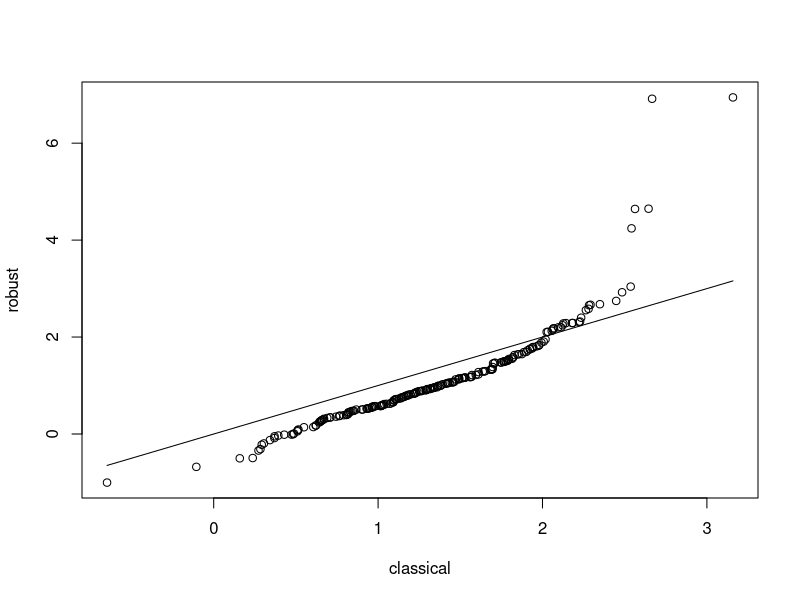

Reproduce this figure in R.
library(rrcov)


### Name: bus
### Title: Automatic vehicle recognition data
### Aliases: bus
### Keywords: datasets

### ** Examples

    ## Reproduce Table 6.3 from Maronna et al. (2006), page 213
    data(bus)
    bus <- as.matrix(bus)
    
    ## calculate MADN for each variable
    xmad <- apply(bus, 2, mad)      
    cat("\nMin, Max of MADN: ", min(xmad), max(xmad), "\n")


    ## MADN vary between 0 (for variable 9) and 34. Therefore exclude 
    ##  variable 9 and divide the remaining variables by their MADNs.
    bus1 <- bus[, -9]
    madbus <- apply(bus1, 2, mad)
    bus2 <- sweep(bus1, 2, madbus, "/", check.margin = FALSE)

    ## Compute classical and robust PCA (Spherical/Locantore, Hubert, MCD and OGK)    
    pca  <- PcaClassic(bus2)
    rpca <- PcaLocantore(bus2)
    pcaHubert <- PcaHubert(bus2, k=17, kmax=17, mcd=FALSE)
    pcamcd <- PcaCov(bus2, cov.control=CovControlMcd())
    pcaogk <- PcaCov(bus2, cov.control=CovControlOgk())

    ev    <- getEigenvalues(pca)
    evrob <- getEigenvalues(rpca)
    evhub <- getEigenvalues(pcaHubert)
    evmcd <- getEigenvalues(pcamcd)
    evogk <- getEigenvalues(pcaogk)

    uvar    <- matrix(nrow=6, ncol=6)
    svar    <- sum(ev)
    svarrob <- sum(evrob)
    svarhub <- sum(evhub)
    svarmcd <- sum(evmcd)
    svarogk <- sum(evogk)
    for(i in 1:6){
        uvar[i,1] <- i
        uvar[i,2] <- round((svar - sum(ev[1:i]))/svar, 3)
        uvar[i,3] <- round((svarrob - sum(evrob[1:i]))/svarrob, 3)
        uvar[i,4] <- round((svarhub - sum(evhub[1:i]))/svarhub, 3)
        uvar[i,5] <- round((svarmcd - sum(evmcd[1:i]))/svarmcd, 3)
        uvar[i,6] <- round((svarogk - sum(evogk[1:i]))/svarogk, 3)
    }
    uvar <- as.data.frame(uvar)
    names(uvar) <- c("q", "Classical","Spherical", "Hubert", "MCD", "OGK")
    cat("\nBus data: proportion of unexplained variability for q components\n")
    print(uvar)
 
    ## Reproduce Table 6.4 from Maronna et al. (2006), page 214
    ##
    ## Compute classical and robust PCA extracting only the first 3 components
    ## and take the squared orthogonal distances to the 3-dimensional hyperplane
    ##
    pca3 <- PcaClassic(bus2, k=3)               # classical
    rpca3 <- PcaLocantore(bus2, k=3)            # spherical (Locantore, 1999)
    hpca3 <- PcaHubert(bus2, k=3)               # Hubert
    dist <- pca3@od^2
    rdist <- rpca3@od^2
    hdist <- hpca3@od^2

    ## calculate the quantiles of the distances to the 3-dimensional hyperplane
    qclass  <- round(quantile(dist, probs = seq(0, 1, 0.1)[-c(1,11)]), 1)
    qspc <- round(quantile(rdist, probs = seq(0, 1, 0.1)[-c(1,11)]), 1)
    qhubert <- round(quantile(hdist, probs = seq(0, 1, 0.1)[-c(1,11)]), 1)
    qq <- cbind(rbind(qclass, qspc, qhubert), round(c(max(dist), max(rdist), max(hdist)), 0))
    colnames(qq)[10] <- "Max"
    rownames(qq) <- c("Classical", "Spherical", "Hubert")
    cat("\nBus data: quantiles of distances to hiperplane\n")
    print(qq)

    ## 
    ## Reproduce Fig 6.1 from Maronna et al. (2006), page 214
    ## 
    cat("\nBus data: Q-Q plot of logs of distances to hyperplane (k=3) 
    \nfrom classical and robust estimates. The line is the identity diagonal\n")
    plot(sort(log(dist)), sort(log(rdist)), xlab="classical", ylab="robust")
    lines(sort(log(dist)), sort(log(dist)))
   
    
